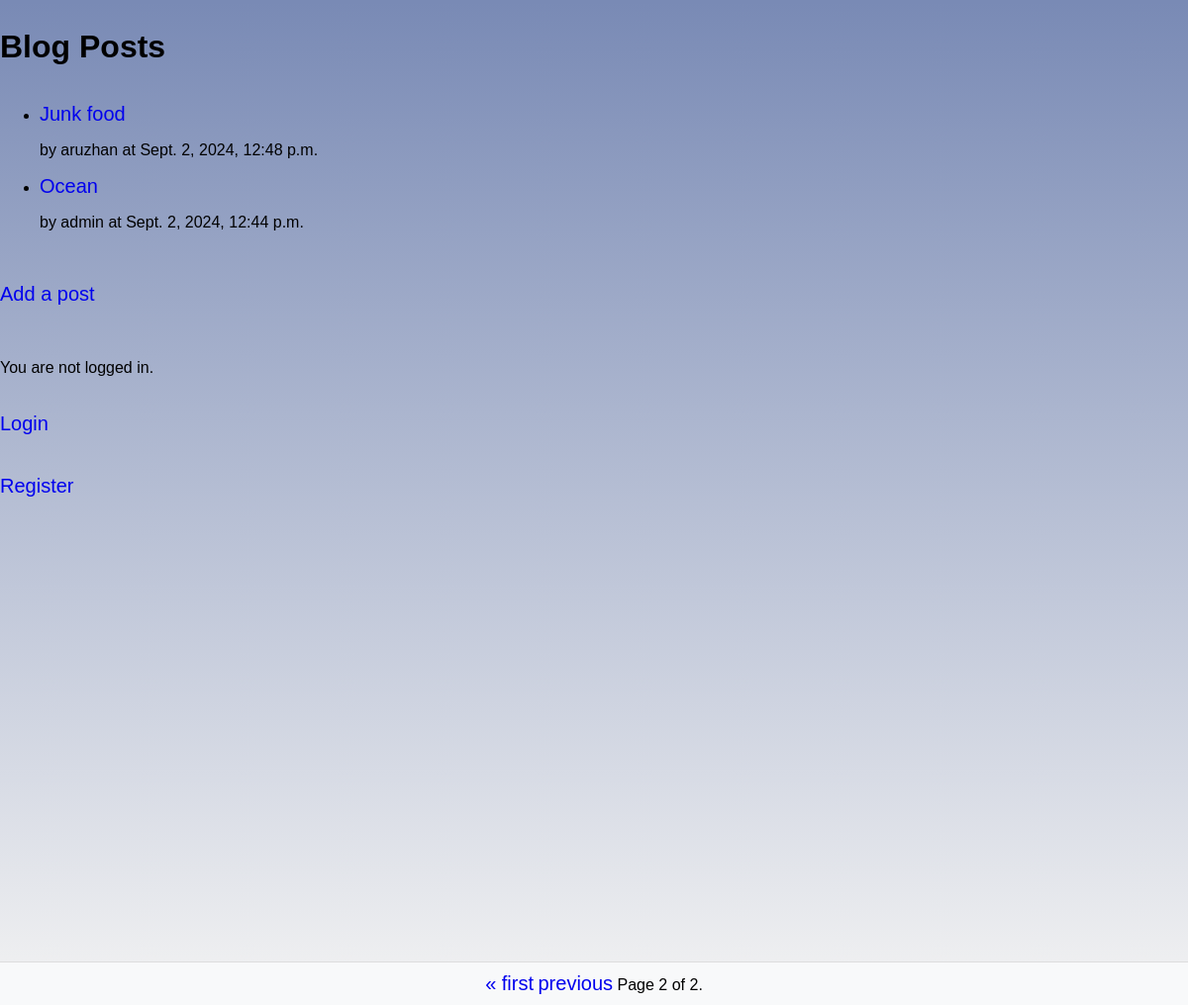
Screenshot of /?page=2 with the database file from the repository.
### blog/models.py (models this page shows, shortened)
class Post(models.Model):
    title = models.CharField(max_length=200)
    content = models.TextField()
    author = models.ForeignKey(settings.AUTH_USER_MODEL, on_delete=models.CASCADE)
    created_at = models.DateTimeField(auto_now_add=True)
    updated_at = models.DateTimeField(auto_now=True)

### blog/views.py (the view)
# urls.py: path('', views.post_list_view, name='post_list'),
def post_list_view(request):
    posts = Post.objects.all().order_by('-created_at')
    paginator = Paginator(posts, 5)
    page_number = request.GET.get('page')
    page_obj = paginator.get_page(page_number)
    return render(request, 'blog/post_list.html', {'page_obj': page_obj})

### blog/templates/blog/post_list.html (shortened to what this page needs)
<!DOCTYPE html>
<html xmlns="http://www.w3.org/1999/html">
<head>
    {% load static %}
    <link rel="stylesheet" href="{% static 'css/styles.css' %}">
</head>
<body>
<div class="main">
    <h1>Blog Posts</h1>
    <ul>
        {% for post in page_obj.object_list %}
        <li>
            <a href="{% url 'post_detail' post.id %}">{{ post.title }}</a>
            <p> by {{post.author}} at {{ post.created_at }}</p>
        </li>
        {% endfor %}
    </ul>
    <a href="{% url 'create_post' %}">Add a post</a></br>
    {% if user.is_authenticated %}
    <a href="{% url 'logout' %}">Logout</a>
{% else %}
    <p>You are not logged in.</p>
    <a href="{% url 'login' %}">Login</a>
    <a href="{% url 'register' %}">Register</a>
{% endif %}
    <div class="pagination">
        <span class="step-links">
            {% if page_obj.has_previous %}
                <a href="?page=1">&laquo; first</a>
                <a href="?page={{ page_obj.previous_page_number }}">previous</a>
            {% endif %}
            <span class="current">
                Page {{ page_obj.number }} of {{ page_obj.paginator.num_pages }}.
            </span>
        </span>
    </div>
</div>
</body>
</html>

### blog/static/css/styles.css (style rules this page uses)
body { background: linear-gradient(180deg, #798AB5FF 0.2%, #F3F3F3); filter: brightness(80%), saturate(90%); height: 1000px; display: flex; flex-direction: column; width: 100%; margin-left: 0; font-family: "Trebuchet MS", sans-serif; }
.pagination { display: flex; justify-content: center; position: fixed; bottom: 0; width: 100%; background-color: #f8f9fa; padding: 10px 0; border-top: 1px solid #ddd; }
.main { display: flex; flex-direction: column; }
a { margin: 20px 0; text-decoration: none; font-size: 20px; }

### rows the page displays
Post: title "Junk food", author "aruzhan", created_at "Sept. 2, 2024, 12:48 p.m."
Post: title "Ocean", author "admin", created_at "Sept. 2, 2024, 12:44 p.m."

### other values shown
{{ page_obj.number }} "2"
{{ page_obj.paginator.num_pages }} "2"
